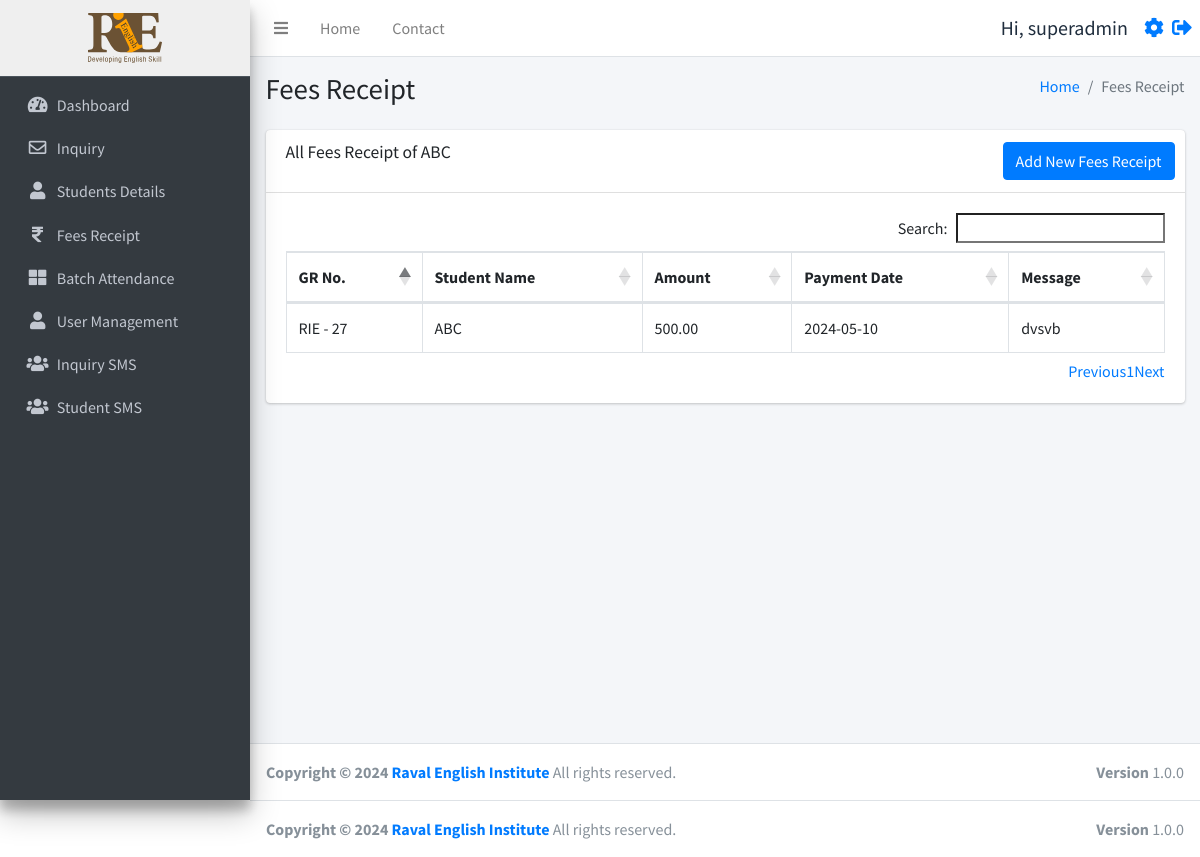
Page /fees_receipt.php?student_id=27 (signed in) on the earlier database version.
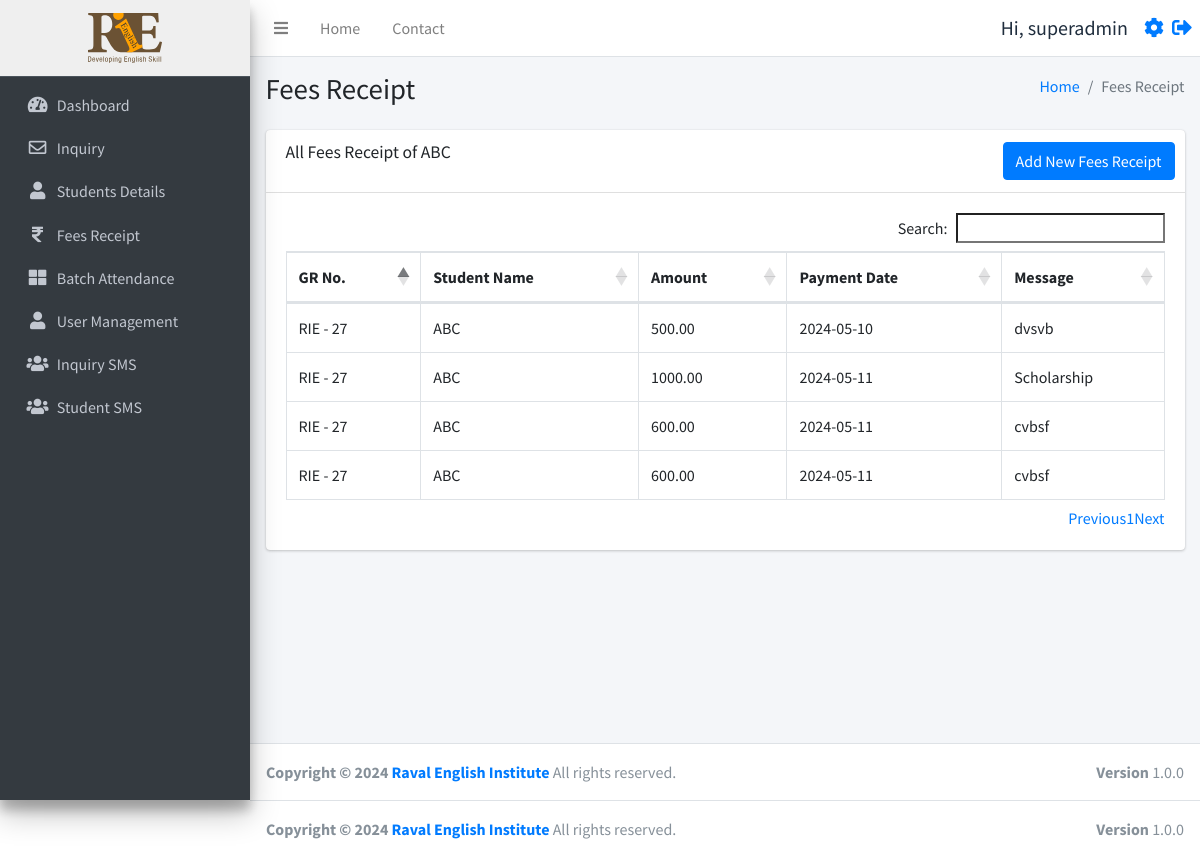
Same page on the later database version.
### tables this page shows
CREATE TABLE `receipt` (
  `id` int(11) NOT NULL,
  `student_id` int(11) NOT NULL,
  `amount` decimal(10,2) NOT NULL,
  `payment_date` date NOT NULL,
  `message` varchar(255) DEFAULT NULL,
  `created_at` timestamp NOT NULL DEFAULT current_timestamp()
);

CREATE TABLE `studentinfo` (
  `id` int(11) NOT NULL,
  `name` varchar(255) DEFAULT NULL,
  `batch` int(11) DEFAULT NULL,
  `batch_name` varchar(255) DEFAULT NULL,
  `father_name` varchar(255) DEFAULT NULL,
  `mother_name` varchar(255) DEFAULT NULL,
  `dob` date DEFAULT NULL,
  `gender` varchar(50) DEFAULT NULL,
  `mobile_number` varchar(15) DEFAULT NULL,
  `fee_status` int(10) DEFAULT NULL,
  `profession` varchar(100) DEFAULT NULL,
  `address` varchar(255) DEFAULT NULL,
  `admission_time` date DEFAULT NULL,
  `created_at` datetime NOT NULL DEFAULT current_timestamp(),
  `pending_fees` int(10) DEFAULT 0,
  `discount` int(10) NOT NULL,
  `total_fees` int(11) NOT NULL,
  `paid_fees` int(11) NOT NULL
);

### function.php (called while the page is built, shortened)
<?php
require_once('db.php');
function selectFromTable($tableName, $columns, $whereConditions) {
    global $db;
    try {
        $sql = "SELECT " . implode(', ', $columns) . " FROM $tableName";
        if (!empty($whereConditions)) {
            $sql .= " WHERE " . implode(' AND ', array_map(function ($col) {
                return "$col = :$col";
            }, array_keys($whereConditions)));
        }
        $stmt = $db->prepare($sql);
        foreach ($whereConditions as $col => $value) {
            $stmt->bindValue(":$col", $value);
        }
        $stmt->execute();
        return $stmt->fetchAll(PDO::FETCH_ASSOC);
    } catch (PDOException $e) {
        return false;
    }
}
?>

### fees_receipt.php (the view, shortened to what this page needs)
<?php
include ('./header.php');
require_once 'function.php';
$studentId = $_GET['student_id'] ?? null;
$studentName = "";
$receipts = [];
if ($studentId) {
  $studentInfo = selectFromTable('studentinfo', ['name'], ['id' => $studentId]);
  $studentName = $studentInfo[0]['name'] ?? "Unknown Student";
  $receipts = selectFromTable('receipt', ['id', 'student_id', 'amount', 'payment_date', 'message'], ['student_id' => $studentId]);
}
?>
<div class="content-wrapper">
  <div class="content-header">
    <div class="container-fluid">
      <div class="row mb-2">
        <div class="col-sm-6">
          <h1 class="m-0">Fees Receipt</h1>
        </div>
        <div class="col-sm-6">
          <ol class="breadcrumb float-sm-right">
            <li class="breadcrumb-item"><a href="./dashboard.php">Home</a></li>
            <li class="breadcrumb-item active">Fees Receipt</li>
          </ol>
        </div>
      </div>
    </div>
  </div>
  <section class="content">
    <div class="container-fluid">
      <div class="row">
        <div class="col-12">
          <div class="card">
            <div class="card-header">
              <h3 class="card-title">All Fees Receipt of <?php echo htmlspecialchars($studentName); ?></h3>
              <div class="card-tools">
                <a href="./feesform.php?student_id=<?php echo htmlspecialchars($studentId); ?>" class="btn btn-primary">Add New Fees Receipt</a>
              </div>
            </div>
            <div class="card-body">
              <div class="table-responsive">
                <table id="example1" class="table table-bordered">
                  <thead>
                    <tr>
                      <th>GR No.</th>
                      <th>Student Name</th>
                      <th>Amount</th>
                      <th>Payment Date</th>
                      <th>Message</th>
                    </tr>
                  </thead>
                  <tbody>
                    <?php foreach ($receipts as $receipt): ?>
                      <tr>
                        <td>RIE - <?php echo htmlspecialchars($receipt['student_id']); ?></td>
                        <td><?php echo htmlspecialchars($studentName); ?></td>
                        <td><?php echo htmlspecialchars($receipt['amount']); ?></td>
                        <td><?php echo htmlspecialchars($receipt['payment_date']); ?></td>
                        <td><?php echo htmlspecialchars($receipt['message']); ?></td>
                      </tr>
                    <?php endforeach; ?>
                  </tbody>
                </table>
              </div>
            </div>
          </div>
        </div>
      </div>
    </div>
  </section>
</div>
<?php include ('./footer.php'); ?>
<?php include ('./footer.php'); ?>

Differences in the rows shown:
added receipt: student "27", student.name "ABC", amount "1000.00", payment_date "2024-05-11", message "Scholarship"
added receipt: student "27", student.name "ABC", amount "600.00", payment_date "2024-05-11", message "cvbsf"
added receipt: student "27", student.name "ABC", amount "600.00", payment_date "2024-05-11", message "cvbsf"
